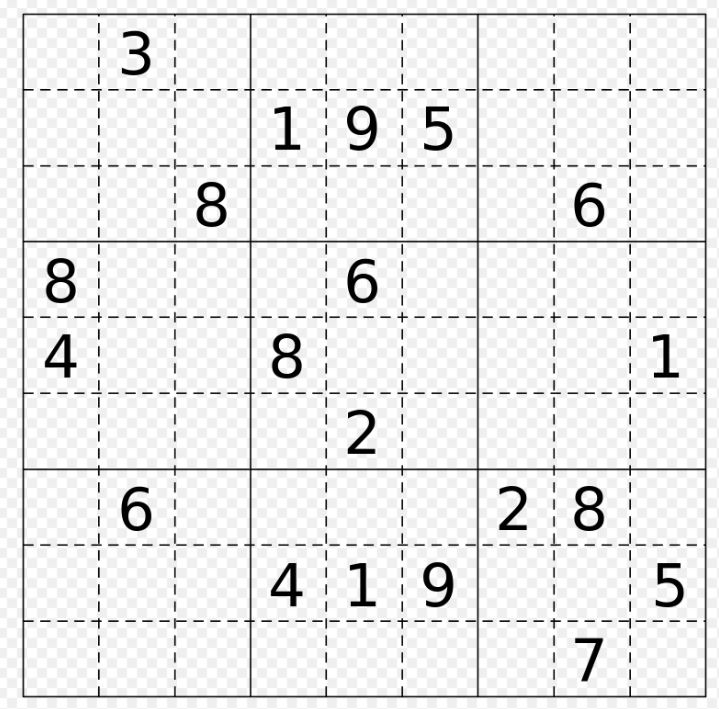
#> input picture sudoku_1.JPG, 719 x 709 px, found by its file name
$ jupyter execute --allow-errors Sudoku_Recognition.ipynb
#> lines starting #> are read from the running program, lines starting #| are printed output that depends on the picture; after the words box and inside, x2 and y2 are one past the last pixel; in counts of white or black regions, pixels touching at a corner belong together
[cell 1]

from imutils.perspective import four_point_transform
from imutils import contours
import imutils
import cv2
import pytesseract
import numpy as np
import os
import tensorflow as tf
import keras
#> (the rest of this cell did not finish here and is left out)

[cell 2]
image = cv2.imread("sudoku_1.jpg")
#> image is the input picture: shape (709, 719, 3); min 0, max 255, mean 234.2

[cell 3]
from IPython.display import Image
Image("sudoku_1.jpg")

[cell 4]
img = imutils.resize(image, height=500)
(thresh, img_bin) = cv2.threshold(img, 128, 255,cv2.THRESH_BINARY,cv2.THRESH_OTSU)
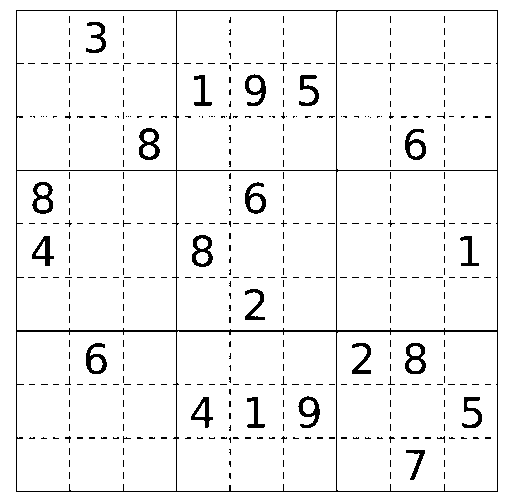
#> img_bin: shape (500, 507, 3); 94.8% white; black in thin lines or dots
#> thresh = 128
img_bin = 255 - img_bin
#> img_bin: shape (500, 507, 3); 5.2% white in thin lines or dots

[cell 5]
kernel_length = np.array(img).shape[1]//80
#> kernel_length = 6
verticle_kernel = cv2.getStructuringElement(cv2.MORPH_RECT, (1, kernel_length))
#> verticle_kernel = [1, 1, 1, 1, 1, 1]
hori_kernel = cv2.getStructuringElement(cv2.MORPH_RECT, (kernel_length, 1))
#> hori_kernel = [[1, 1, 1, 1, 1, 1]]
kernel = cv2.getStructuringElement(cv2.MORPH_RECT, (3, 3))

[cell 6]
img_temp1 = cv2.erode(img_bin, verticle_kernel, iterations=3)
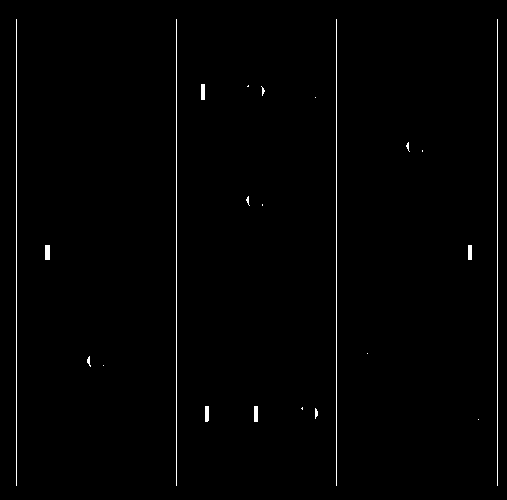
#> img_temp1: shape (500, 507, 3); 0.91% white in thin lines or dots, all inside (x1, y1, x2, y2) = (16, 19, 498, 486)
verticle_lines_img = cv2.dilate(img_temp1, verticle_kernel, iterations=3)
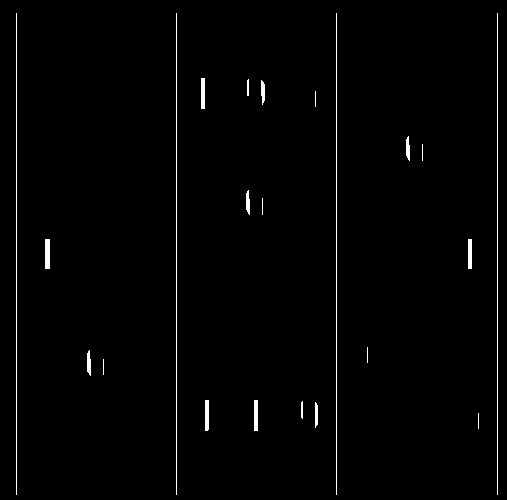
#> verticle_lines_img: shape (500, 507, 3); 1.2% white in thin lines or dots
cv2.imwrite("verticle_lines.jpg",verticle_lines_img)
img_temp2 = cv2.erode(img_bin, hori_kernel, iterations=3)
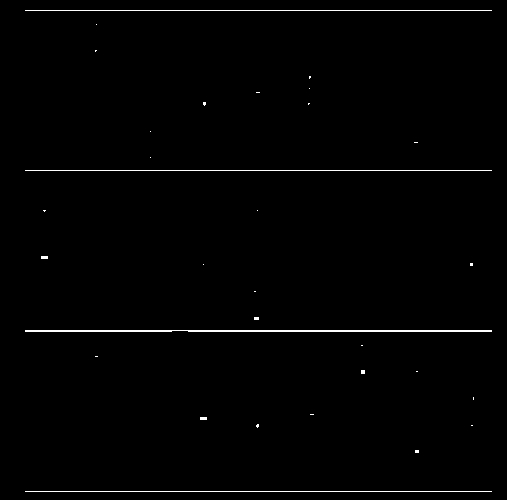
#> img_temp2: shape (500, 507, 3); 0.98% white in thin lines or dots, all inside (x1, y1, x2, y2) = (25, 10, 492, 492)
horizontal_lines_img = cv2.dilate(img_temp2, hori_kernel, iterations=3)
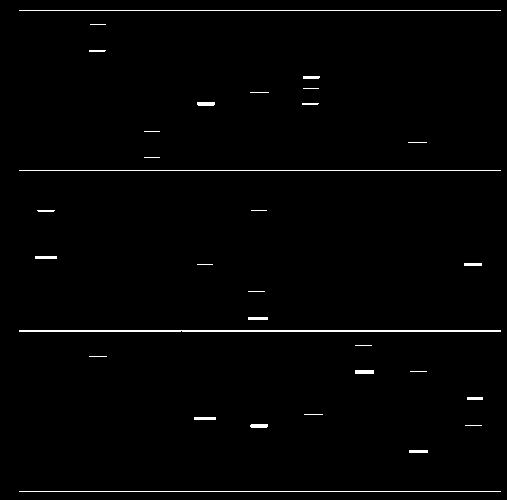
#> horizontal_lines_img: shape (500, 507, 3); 1.3% white in thin lines or dots
cv2.imwrite("horizontal_lines.jpg",horizontal_lines_img)
#> Out = True

[cell 7]
alpha = 0.5
beta = 1.0 - alpha
img_final_bin = cv2.addWeighted(verticle_lines_img, alpha, horizontal_lines_img, beta, 0.0)
img_final_bin = cv2.erode(~img_final_bin, kernel, iterations=2)
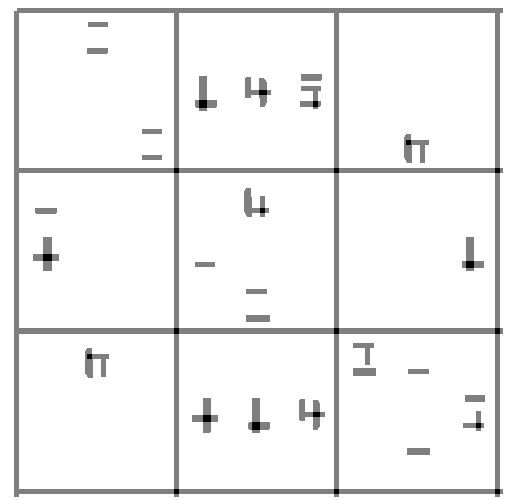
#> img_final_bin: shape (500, 507, 3); min 0, max 255, mean 241.6
(thresh, img_final_bin) = cv2.threshold(img_final_bin, 128,255, cv2.THRESH_BINARY, cv2.THRESH_OTSU)
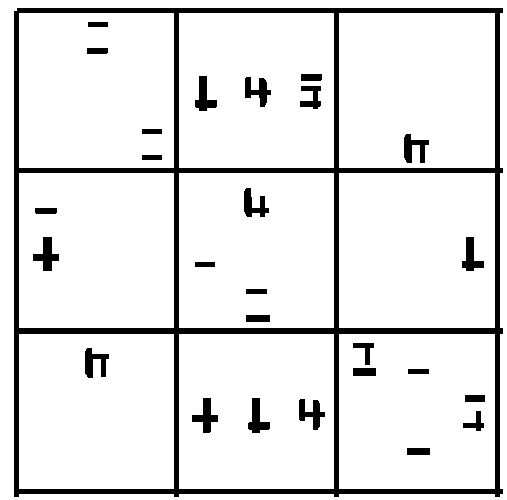
#> img_final_bin: shape (500, 507, 3); 89.8% white; 27 black regions, largest, box (x1, y1, x2, y2) and area: (14, 8, 503, 497) 19620, (33, 237, 59, 271) 425, (192, 398, 218, 433) 405
cv2.imwrite("img_final_bin.jpg",img_final_bin)
img_final_bin = cv2.cvtColor(img_final_bin, cv2.COLOR_BGR2GRAY)
#> img_final_bin: shape (500, 507); 89.8% white; 27 black regions
img_final_bin.dtype
contours, hierarchy = cv2.findContours(img_final_bin, cv2.RETR_TREE, cv2.CHAIN_APPROX_SIMPLE)
#> contours = 37 contours; largest, box (x1, y1, x2, y2) and area: (0, 0, 507, 500) 252494, (13, 7, 504, 498) 237298, (339, 334, 495, 489) 23870, (339, 173, 495, 328) 23870, (339, 13, 495, 168) 23870

[cell 8]
idx_list_big = []

idx_big = 0
idx_square = 1

for c in contours:
        # Returns the location and width,height for every contour


    x, y, w, h = cv2.boundingRect(c)

    # print(idx,x,y,w,h)

    if (w > 150 and h > 150) and (w < 160 and h < 160):

        print("Large contour detected: is " + str(idx_big))

        new_img = img[y:y+h, x:x+w]
        cv2.imwrite('square_' + str(10-idx_square) + '.png', new_img)

        idx_list_big.append(idx_big)

        idx_square += 1


    idx_big += 1
#> this loop made 37 passes
#> (c, x, y, w, h) on passes 1, 3, 10, 14, 16, 18, 23, 26, 28, 33: ([[0, 0], [0, 499], [506, 499], [506, 0]], 0, 0, 507, 500), ([[339, 334], [339, 488], [494, 488], [494, 334]], 339, 334, 156, 155), ([[179, 334], [179, 488], [333, 488], [333, 334]], 179, 334, 155, 155), ([[19, 334], [19, 488], [173, 488], [173, 334]], 19, 334, 155, 155), ([[339, 173], [339, 327], [494, 327], [494, 173]], 339, 173, 156, 155), ([[179, 173], [179, 327], [333, 327], [333, 173]], 179, 173, 155, 155), ([[19, 173], [19, 327], [173, 327], [173, 173]], 19, 173, 155, 155), ([[339, 13], [339, 167], [494, 167], [494, 13]], 339, 13, 156, 155), ([[179, 13], [179, 167], [333, 167], [333, 13]], 179, 13, 155, 155), ([[19, 13], [19, 167], [173, 167], [173, 13]], 19, 13, 155, 155)
#> (x, y, w, h) on passes 2, 4, 5, 6, 7, 8: (13, 7, 491, 491), (406, 447, 25, 9), (462, 410, 23, 22), (464, 394, 22, 9), (407, 368, 23, 7), (352, 367, 25, 10)
#| Large contour detected: is 2
#| Large contour detected: is 9
#| Large contour detected: is 13
#| Large contour detected: is 15
#| Large contour detected: is 17
#| Large contour detected: is 22
#| Large contour detected: is 25
#| Large contour detected: is 27
#> (further printed lines are left out)
#> pass 3, `new_img = img[y:y+h, x:x+w]`:
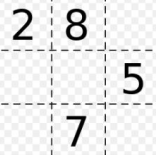
#> new_img: shape (155, 156, 3); min 0, max 255, mean 232.7
#> after the loop, idx_big = 37; idx_list_big = [2, 9, 13, 15, 17, 22, 25, 27, 32]; idx_square = 10

c = [contours[i] for i in idx_list_big]
#> c = 9 contours; largest, box (x1, y1, x2, y2) and area: (339, 334, 495, 489) 23870, (339, 173, 495, 328) 23870, (339, 13, 495, 168) 23870, (179, 334, 334, 489) 23716, (19, 334, 174, 489) 23716

cv2.drawContours(img, c, -1, (0, 255, 0), 3)
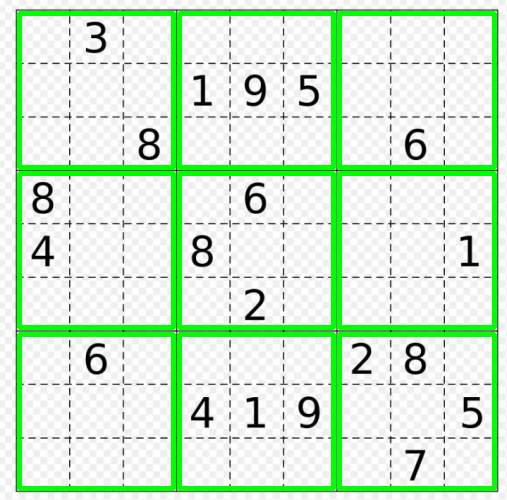
#> img: shape (500, 507, 3); mean B, G, R 208.4, 236.2, 208.4
cv2.imshow('Contours', img)
cv2.waitKey(0)
#> Out = 27

[cell 9]
all_squares = []

for square in os.listdir():
    if square.endswith(".png") and square.startswith('square'):

        file_name = os.path.join(square)

        all_squares.append(file_name)

all_squares

[cell 10]
for square in all_squares:

    print(square)

    single_chars = [char for char in square]

    square_no = [int(s) for s in single_chars if s.isdigit()][0]

    newpath = 'C:\\Users\\wolfg\\Documents\\GitHub\\sudoku_solver\\' + str(square_no)

    print(newpath)

[cell 11]
squares_container = []

parent_path = 'C:\\Users\\wolfg\\Documents\\GitHub\\sudoku_solver'

for square in all_squares:

    single_chars = [char for char in square]

    square_no = [int(s) for s in single_chars if s.isdigit()][0]

    target_path = 'C:\\Users\\wolfg\\Documents\\GitHub\\sudoku_solver\\square_' + str(square_no)

    if not os.path.exists(target_path):

        os.makedirs(target_path)

    img_number = square_no

    im = cv2.imread(square)
    im = cv2.resize(im,(600,600))

    image_prefix = str(img_number) + "-"

    imgheight=im.shape[0]
    imgwidth=im.shape[1]

    y1 = 0
    M = int(imgheight*1/3)
    N = int(imgwidth*1/3)

    os.chdir(target_path)

    for y in range(0,imgheight,M):

        for x in range(0, imgwidth, N):
            y1 = y + M
            x1 = x + N
            tiles = im[y:y+M,x:x+N]

            cv2.rectangle(im, (x, y), (x1, y1), (0, 255, 0))
            cv2.imwrite(image_prefix + str(x) + '_' + str(y)+".png",tiles)

    all_png = []

    for file in os.listdir():
        if file.endswith(".png") and file.startswith(image_prefix):

            file_name = os.path.join(file)

            all_png.append(file_name)

    idx = 0

    non_empty_list = []

    for img in all_png:

        image = cv2.imread(img)
        image = cv2.cvtColor(image, cv2.COLOR_BGR2GRAY)
        contours, hierarchy = cv2.findContours(image, cv2.RETR_TREE, cv2.CHAIN_APPROX_SIMPLE)

        if len(contours) != 1:

            non_empty_list.append(idx)

        idx += 1

    # print(img, len(contours))

    non_empty_images = [all_png[i] for i in non_empty_list]

    empty_images = [i for i in all_png if i not in non_empty_images]

    for empty_image in empty_images:

         os.remove(empty_image)

    non_empty_indices = [i for i, e in enumerate(all_png) if e in non_empty_images]

    empty_indices = [i for i, e in enumerate(all_png) if e in empty_images]

# [11 lines of commented-out code are left out]

    index_list = []

    ax = 0

    for i in range(9):

        if i in non_empty_indices:

            mark = ax

            ax += 1

        else:

            mark = np.NaN

        index_list.append(mark)

    predictions = []

    for idex, img in enumerate(non_empty_images):

        # file = 'C:/Users/wolfg/Documents/GitHub/sudoku_solver/' + img

        image = cv2.imread(img, cv2.IMREAD_GRAYSCALE)
        image = cv2.resize(image, (28, 28))
        image = image.astype('float32')
        image = image.reshape(1, 28, 28, 1)
        image = 255-image
        image /= 255
        pred = loaded_model.predict(image.reshape(1, 28, 28, 1), batch_size=1)
        # print(img + " is a predicted: " + str(pred.argmax()))

        predictions.append(pred.argmax())

    final_mat = np.zeros(9)

    true_counter = 0

    for idex, i in enumerate(index_list):

        if type(i) == int:

            final_mat[idex] = predictions[true_counter]

            true_counter += 1

        elif type(i) == float:

            final_mat[idex] = np.NaN

    final_mat = final_mat.reshape(3,3)

    squares_container.append(final_mat)

    os.chdir(parent_path)

ultra_matrix = np.zeros((9, 3, 3))

for idx,i in enumerate(squares_container):

    ultra_matrix[idx] = i

[cell 12]
column_1 = np.zeros(9)
column_2 = np.zeros(9)
column_3 = np.zeros(9)
column_4 = np.zeros(9)
column_5 = np.zeros(9)
column_6 = np.zeros(9)
column_7 = np.zeros(9)
column_8 = np.zeros(9)
column_9 = np.zeros(9)

column_1[0] = ultra_matrix.transpose(0,1,2)[0][0][0]
column_1[1] = ultra_matrix.transpose(0,1,2)[0][0][1]
column_1[2] = ultra_matrix.transpose(0,1,2)[0][0][2]
column_1[3] = ultra_matrix.transpose(0,1,2)[3][0][0]
column_1[4] = ultra_matrix.transpose(0,1,2)[3][0][1]
column_1[5] = ultra_matrix.transpose(0,1,2)[3][0][2]
column_1[6] = ultra_matrix.transpose(0,1,2)[6][0][0]
column_1[7] = ultra_matrix.transpose(0,1,2)[6][0][1]
column_1[8] = ultra_matrix.transpose(0,1,2)[6][0][2]

column_2[0] = ultra_matrix.transpose(0,1,2)[0][1][0]
column_2[1] = ultra_matrix.transpose(0,1,2)[0][1][1]
column_2[2] = ultra_matrix.transpose(0,1,2)[0][1][2]
column_2[3] = ultra_matrix.transpose(0,1,2)[3][1][0]
column_2[4] = ultra_matrix.transpose(0,1,2)[3][1][1]
column_2[5] = ultra_matrix.transpose(0,1,2)[3][1][2]
column_2[6] = ultra_matrix.transpose(0,1,2)[6][1][0]
column_2[7] = ultra_matrix.transpose(0,1,2)[6][1][1]
column_2[8] = ultra_matrix.transpose(0,1,2)[6][1][2]

column_3[0] = ultra_matrix.transpose(0,1,2)[0][2][0]
column_3[1] = ultra_matrix.transpose(0,1,2)[0][2][1]
column_3[2] = ultra_matrix.transpose(0,1,2)[0][2][2]
column_3[3] = ultra_matrix.transpose(0,1,2)[3][2][0]
column_3[4] = ultra_matrix.transpose(0,1,2)[3][2][1]
column_3[5] = ultra_matrix.transpose(0,1,2)[3][2][2]
column_3[6] = ultra_matrix.transpose(0,1,2)[6][2][0]
column_3[7] = ultra_matrix.transpose(0,1,2)[6][2][1]
column_3[8] = ultra_matrix.transpose(0,1,2)[6][2][2]

column_4[0] = ultra_matrix.transpose(0,1,2)[1][0][0]
column_4[1] = ultra_matrix.transpose(0,1,2)[1][0][1]
column_4[2] = ultra_matrix.transpose(0,1,2)[1][0][2]
column_4[3] = ultra_matrix.transpose(0,1,2)[4][0][0]
column_4[4] = ultra_matrix.transpose(0,1,2)[4][0][1]
column_4[5] = ultra_matrix.transpose(0,1,2)[4][0][2]
column_4[6] = ultra_matrix.transpose(0,1,2)[7][0][0]
column_4[7] = ultra_matrix.transpose(0,1,2)[7][0][1]
column_4[8] = ultra_matrix.transpose(0,1,2)[7][0][2]

column_5[0] = ultra_matrix.transpose(0,1,2)[1][1][0]
column_5[1] = ultra_matrix.transpose(0,1,2)[1][1][1]
column_5[2] = ultra_matrix.transpose(0,1,2)[1][1][2]
column_5[3] = ultra_matrix.transpose(0,1,2)[4][1][0]
column_5[4] = ultra_matrix.transpose(0,1,2)[4][1][1]
column_5[5] = ultra_matrix.transpose(0,1,2)[4][1][2]
column_5[6] = ultra_matrix.transpose(0,1,2)[7][1][0]
column_5[7] = ultra_matrix.transpose(0,1,2)[7][1][1]
column_5[8] = ultra_matrix.transpose(0,1,2)[7][1][2]

column_6[0] = ultra_matrix.transpose(0,1,2)[1][2][0]
column_6[1] = ultra_matrix.transpose(0,1,2)[1][2][1]
column_6[2] = ultra_matrix.transpose(0,1,2)[1][2][2]
column_6[3] = ultra_matrix.transpose(0,1,2)[4][2][0]
column_6[4] = ultra_matrix.transpose(0,1,2)[4][2][1]
column_6[5] = ultra_matrix.transpose(0,1,2)[4][2][2]
column_6[6] = ultra_matrix.transpose(0,1,2)[7][2][0]
column_6[7] = ultra_matrix.transpose(0,1,2)[7][2][1]
column_6[8] = ultra_matrix.transpose(0,1,2)[7][2][2]

column_7[0] = ultra_matrix.transpose(0,1,2)[2][0][0]
column_7[1] = ultra_matrix.transpose(0,1,2)[2][0][1]
column_7[2] = ultra_matrix.transpose(0,1,2)[2][0][2]
column_7[3] = ultra_matrix.transpose(0,1,2)[5][0][0]
column_7[4] = ultra_matrix.transpose(0,1,2)[5][0][1]
column_7[5] = ultra_matrix.transpose(0,1,2)[5][0][2]
column_7[6] = ultra_matrix.transpose(0,1,2)[8][0][0]
column_7[7] = ultra_matrix.transpose(0,1,2)[8][0][1]
column_7[8] = ultra_matrix.transpose(0,1,2)[8][0][2]

column_8[0] = ultra_matrix.transpose(0,1,2)[2][1][0]
column_8[1] = ultra_matrix.transpose(0,1,2)[2][1][1]
column_8[2] = ultra_matrix.transpose(0,1,2)[2][1][2]
column_8[3] = ultra_matrix.transpose(0,1,2)[5][1][0]
column_8[4] = ultra_matrix.transpose(0,1,2)[5][1][1]
column_8[5] = ultra_matrix.transpose(0,1,2)[5][1][2]
column_8[6] = ultra_matrix.transpose(0,1,2)[8][1][0]
column_8[7] = ultra_matrix.transpose(0,1,2)[8][1][1]
column_8[8] = ultra_matrix.transpose(0,1,2)[8][1][2]

column_9[0] = ultra_matrix.transpose(0,1,2)[2][2][0]
column_9[1] = ultra_matrix.transpose(0,1,2)[2][2][1]
column_9[2] = ultra_matrix.transpose(0,1,2)[2][2][2]
column_9[3] = ultra_matrix.transpose(0,1,2)[5][2][0]
column_9[4] = ultra_matrix.transpose(0,1,2)[5][2][1]
column_9[5] = ultra_matrix.transpose(0,1,2)[5][2][2]
column_9[6] = ultra_matrix.transpose(0,1,2)[8][2][0]
column_9[7] = ultra_matrix.transpose(0,1,2)[8][2][1]
column_9[8] = ultra_matrix.transpose(0,1,2)[8][2][2]

[cell 13]
stacked = np.stack((column_1, column_2, column_3, column_4, column_5, column_6, column_7, column_8, column_9), axis=-1)

#> (a cell that did not finish here is left out)

#> (a cell that did not finish here is left out)

[cell 16]
# [5 lines of commented-out code are left out]

[cell 17]
from torchvision import models
import torch

dir(models)

#> (a cell that did not finish here is left out)

[cell 19]
from torchvision import transforms
#> (the rest of this cell did not finish here and is left out)

[cell 20]
# Import Pillow
from PIL import Image
img = Image.open("43.png")
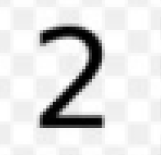
#> input picture 43.png, 161 x 155 px
#> img is the input picture: PIL image 161x155 RGB; min 0, max 255, mean 222.1

[cell 21]
img

#> (a cell that did not finish here is left out)

#> (a cell that did not finish here is left out)

#> (a cell that did not finish here is left out)

[cell 25]
# [5 lines of commented-out code are left out]

[cell 26]
height = []
width = []
idx_liste = []

idx = 0

for i in contours:

    x, y, w, h = cv2.boundingRect(i)

    # print(idx, x, y, w, h)

    idx += 1
#> this loop made 37 passes
#> (x, y, w, h) on passes 2, 4, 5, 6, 7, 8, 9, 11, 12, 13, 15, 17: (13, 7, 491, 491), (406, 447, 25, 9), (462, 410, 23, 22), (464, 394, 22, 9), (407, 368, 23, 7), (352, 367, 25, 10), (352, 342, 23, 24), (298, 398, 28, 33), (247, 397, 24, 37), (191, 397, 28, 37), (84, 347, 26, 32), (461, 236, 24, 36)
#> after the loop, idx = 37

#> (a cell that did not finish here is left out)

[cell 28]
# cv2.imshow('Contours', edges)
# cv2.waitKey(0)

#> (a cell that did not finish here is left out)

[cell 30]
cv2.boundingRect(contours[0])
#> Out = (0, 0, 507, 500)
